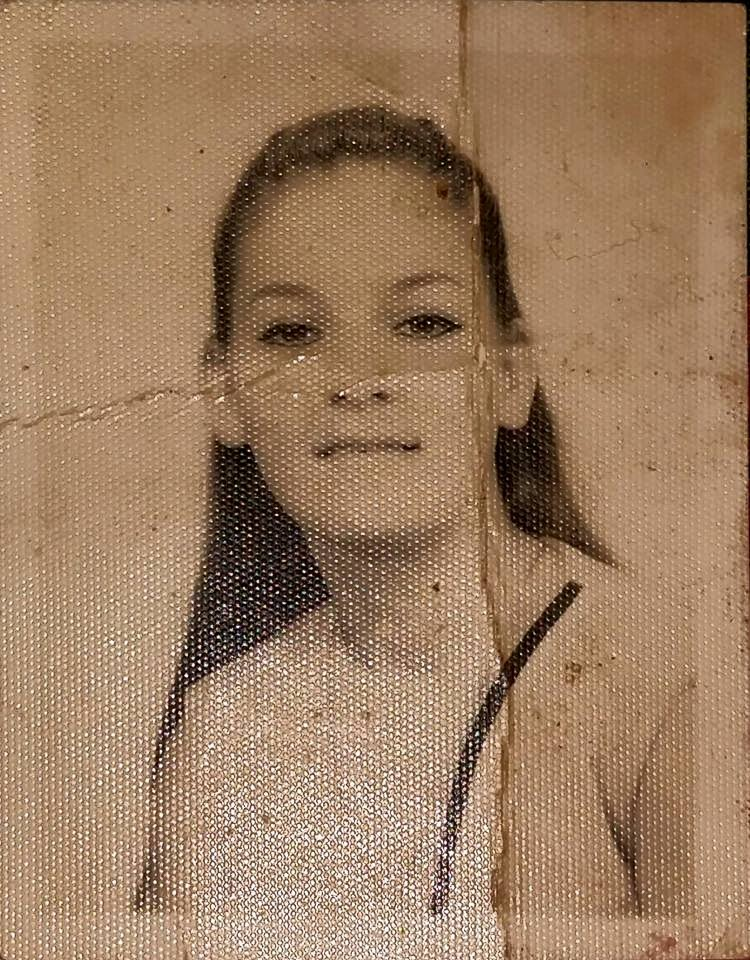
#> input picture data/images/original_female_potrait.jpg, 750 x 960 px, given as the content of the folder ./data/celebA, which was not available
$ python crop_data.py   (Python 2 division)   (older library calls are emulated)
#> lines starting #> are read from the running program, lines starting #| are printed output that depends on the picture; pictures that were not available may be replaced by others from this repository, and a replacement may not be noted
### python/DCGAN-tensorflow/utils.py
# -*- coding: utf-8 -*-
"""
Some code from https://github.com/Newmu/dcgan_code
"""
import cv2

import math
import json
import random
import pprint
import scipy.misc
import numpy as np
from time import gmtime, strftime
import os

pp = pprint.PrettyPrinter()

get_stddev = lambda x, k_h, k_w: 1 / math.sqrt(k_w * k_h * x.get_shape()[-1])


# [5 lines left out: function get_image, not called in this run]


def get_img_and_mask_gray(image_path):
    return mask_img(cv2.imread(image_path, cv2.CV_LOAD_IMAGE_GRAYSCALE))


def get_img_and_mask(image_path):
    return mask_img(cv2.imread(image_path))


# [44 lines left out: functions crop_face, mask_img, test_mask_img, not called in this run]


def save_images(images, size, image_path):
    return imsave(inverse_transform(images), size, image_path)


def imread(path):
    return cv2.imread(path).astype(np.float)


def merge_images(images, size):
    return inverse_transform(images)


# [10 lines left out: function merge, not called in this run]


def imsave(images, size, path):
    return scipy.misc.imsave(path, merge(images, size))


def resize(img, rows, columns, depth=3):
    return scipy.misc.imresize(img, (rows, columns, depth))


# [17 lines left out: functions center_crop, transform, not called in this run]


def inverse_transform(images):
    # return (images + 1.) / 2.
    return images


# [135 lines left out: functions to_json, make_gif, visualize, not called in this run]

### python/DCGAN-tensorflow/crop_data.py
import os
from utils import *
from glob import glob

data = glob(os.path.join("./data", "celebA", "*.jpg"))
crop_directory = os.path.join("./data", "celebACropped")
print crop_directory
for file in data:
    image = cv2.imread(file)
#> image is the input picture: shape (960, 750, 3); mean B, G, R 96.5, 125.2, 156.6
    curr_path = os.getcwd()
    # print 'curr_path',curr_path
    cascPath = curr_path.replace("python/DCGAN-tensorflow", "/data/cascade/haarcascade_frontalface_default.xml")
    # print 'cascPath',cascPath
    faceCascade = cv2.CascadeClassifier(cascPath)
    gray = cv2.cvtColor(image, cv2.COLOR_BGR2GRAY)
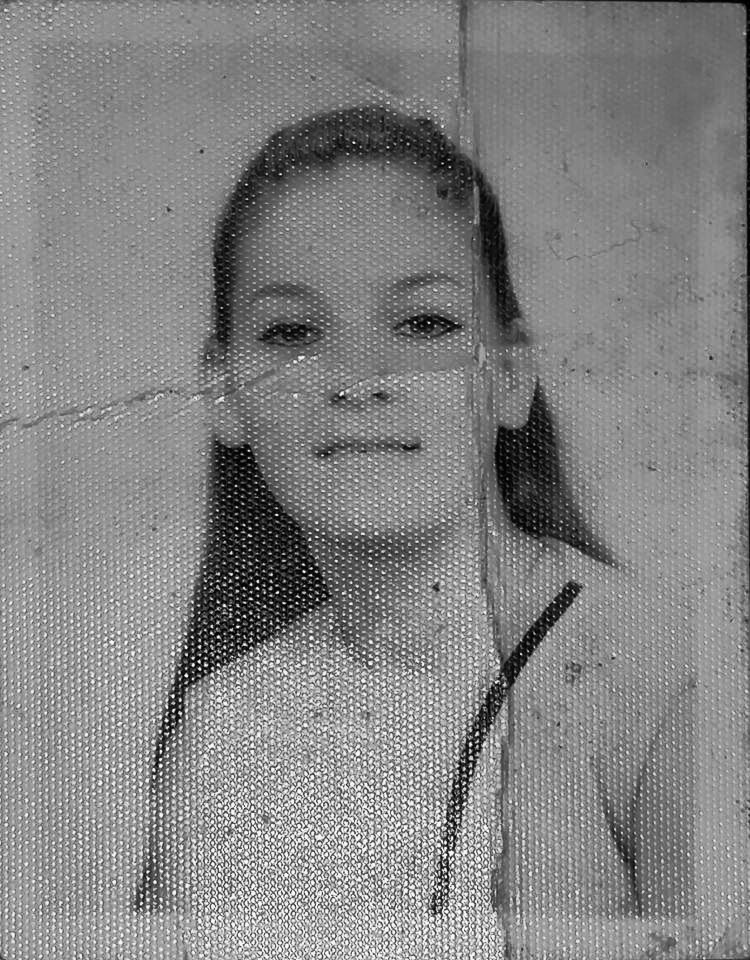
#> gray: shape (960, 750); min 0, max 254, mean 131.3
    faces = faceCascade.detectMultiScale(
        gray,
        scaleFactor=1.1,
        minNeighbors=5,
        minSize=(30, 30),
        flags=cv2.CASCADE_SCALE_IMAGE
    )
#> faces = [[175, 183, 364, 364]]
    if len(faces) == 1:
        (x, y, w, h) = faces[0]
#> x = 175; y = 183; w = 364; h = 364
        cropped = image[y:y + h, x:x + w]
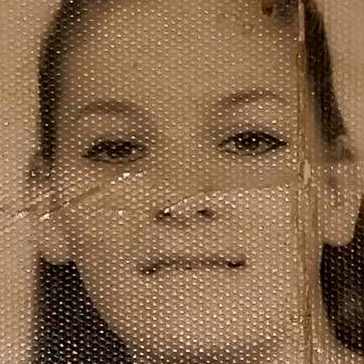
#> cropped: shape (364, 364, 3); mean B, G, R 73.9, 102.9, 134
        resized = resize(cropped, 64, 64)
#> in resize, `return scipy.misc.imresize(img, (rows, columns, depth))`:
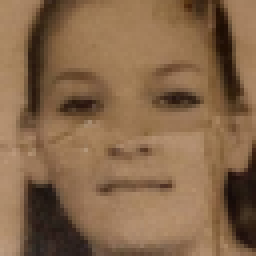
#> returned value: shape (64, 64, 3) (shown 4 times larger); mean of channels 0, 1, 2 74, 102.9, 134; drawn as B, G, R
        cv2.imwrite(crop_directory + file[file.rindex("/"):], resized)
